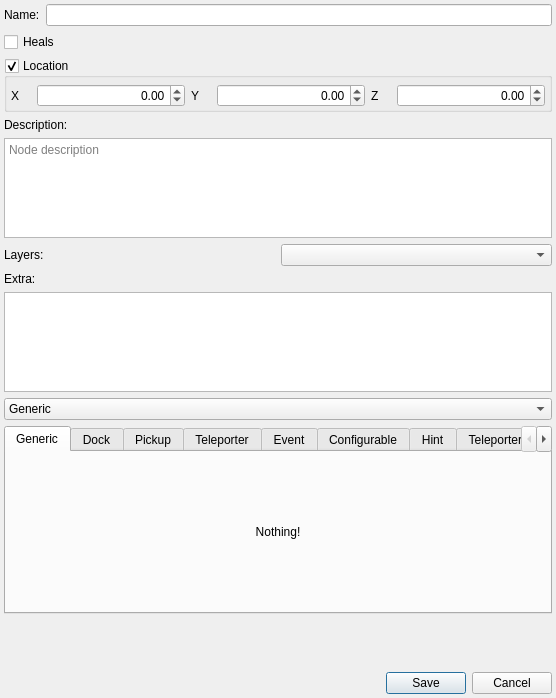
<?xml version="1.0" encoding="UTF-8"?>
<ui version="4.0">
 <class>NodeDetailsPopup</class>
 <widget class="QDialog" name="NodeDetailsPopup">
  <property name="geometry">
   <rect>
    <x>0</x>
    <y>0</y>
    <width>556</width>
    <height>698</height>
   </rect>
  </property>
  <property name="sizePolicy">
   <sizepolicy hsizetype="Preferred" vsizetype="Fixed">
    <horstretch>0</horstretch>
    <verstretch>0</verstretch>
   </sizepolicy>
  </property>
  <property name="maximumSize">
   <size>
    <width>16777215</width>
    <height>16777215</height>
   </size>
  </property>
  <property name="windowTitle">
   <string>Item Configuration</string>
  </property>
  <layout class="QVBoxLayout" name="main_layout">
   <property name="leftMargin">
    <number>4</number>
   </property>
   <property name="topMargin">
    <number>4</number>
   </property>
   <property name="rightMargin">
    <number>4</number>
   </property>
   <property name="bottomMargin">
    <number>4</number>
   </property>
   <item>
    <layout class="QHBoxLayout" name="name_layout">
     <item>
      <widget class="QLabel" name="name_label">
       <property name="sizePolicy">
        <sizepolicy hsizetype="Preferred" vsizetype="Fixed">
         <horstretch>0</horstretch>
         <verstretch>0</verstretch>
        </sizepolicy>
       </property>
       <property name="text">
        <string>Name:</string>
       </property>
      </widget>
     </item>
     <item>
      <widget class="QLineEdit" name="name_edit"/>
     </item>
    </layout>
   </item>
   <item>
    <widget class="QCheckBox" name="heals_check">
     <property name="text">
      <string>Heals</string>
     </property>
    </widget>
   </item>
   <item>
    <widget class="QGroupBox" name="location_group">
     <property name="title">
      <string>Location</string>
     </property>
     <property name="checkable">
      <bool>true</bool>
     </property>
     <property name="checked">
      <bool>true</bool>
     </property>
     <layout class="QHBoxLayout" name="location_layout">
      <property name="leftMargin">
       <number>4</number>
      </property>
      <property name="topMargin">
       <number>6</number>
      </property>
      <property name="rightMargin">
       <number>4</number>
      </property>
      <property name="bottomMargin">
       <number>2</number>
      </property>
      <item>
       <widget class="QLabel" name="location_x_label">
        <property name="sizePolicy">
         <sizepolicy hsizetype="Fixed" vsizetype="Preferred">
          <horstretch>0</horstretch>
          <verstretch>0</verstretch>
         </sizepolicy>
        </property>
        <property name="minimumSize">
         <size>
          <width>20</width>
          <height>0</height>
         </size>
        </property>
        <property name="text">
         <string>X</string>
        </property>
       </widget>
      </item>
      <item>
       <widget class="QDoubleSpinBox" name="location_x_spin">
        <property name="alignment">
         <set>Qt::AlignRight|Qt::AlignTrailing|Qt::AlignVCenter</set>
        </property>
        <property name="minimum">
         <double>-99999.990000000005239</double>
        </property>
        <property name="maximum">
         <double>99999.990000000005239</double>
        </property>
       </widget>
      </item>
      <item>
       <widget class="QLabel" name="location_y_label">
        <property name="sizePolicy">
         <sizepolicy hsizetype="Fixed" vsizetype="Preferred">
          <horstretch>0</horstretch>
          <verstretch>0</verstretch>
         </sizepolicy>
        </property>
        <property name="minimumSize">
         <size>
          <width>20</width>
          <height>0</height>
         </size>
        </property>
        <property name="text">
         <string>Y</string>
        </property>
       </widget>
      </item>
      <item>
       <widget class="QDoubleSpinBox" name="location_y_spin">
        <property name="alignment">
         <set>Qt::AlignRight|Qt::AlignTrailing|Qt::AlignVCenter</set>
        </property>
        <property name="minimum">
         <double>-99999.990000000005239</double>
        </property>
        <property name="maximum">
         <double>99999.990000000005239</double>
        </property>
       </widget>
      </item>
      <item>
       <widget class="QLabel" name="location_z_label">
        <property name="sizePolicy">
         <sizepolicy hsizetype="Fixed" vsizetype="Preferred">
          <horstretch>0</horstretch>
          <verstretch>0</verstretch>
         </sizepolicy>
        </property>
        <property name="minimumSize">
         <size>
          <width>20</width>
          <height>0</height>
         </size>
        </property>
        <property name="text">
         <string>Z</string>
        </property>
       </widget>
      </item>
      <item>
       <widget class="QDoubleSpinBox" name="location_z_spin">
        <property name="alignment">
         <set>Qt::AlignRight|Qt::AlignTrailing|Qt::AlignVCenter</set>
        </property>
        <property name="minimum">
         <double>-99999.990000000005239</double>
        </property>
        <property name="maximum">
         <double>99999.990000000005239</double>
        </property>
       </widget>
      </item>
     </layout>
    </widget>
   </item>
   <item>
    <widget class="QLabel" name="description_label">
     <property name="text">
      <string>Description:</string>
     </property>
    </widget>
   </item>
   <item>
    <widget class="QTextEdit" name="description_edit">
     <property name="maximumSize">
      <size>
       <width>16777215</width>
       <height>100</height>
      </size>
     </property>
     <property name="placeholderText">
      <string>Node description</string>
     </property>
    </widget>
   </item>
   <item>
    <layout class="QHBoxLayout" name="layers_layout">
     <item>
      <widget class="QLabel" name="layers_label">
       <property name="text">
        <string>Layers:</string>
       </property>
      </widget>
     </item>
     <item>
      <widget class="QComboBox" name="layers_combo"/>
     </item>
    </layout>
   </item>
   <item>
    <widget class="QLabel" name="extra_label">
     <property name="text">
      <string>Extra:</string>
     </property>
    </widget>
   </item>
   <item>
    <widget class="QPlainTextEdit" name="extra_edit">
     <property name="maximumSize">
      <size>
       <width>16777215</width>
       <height>100</height>
      </size>
     </property>
    </widget>
   </item>
   <item>
    <widget class="QComboBox" name="node_type_combo">
     <item>
      <property name="text">
       <string>Generic</string>
      </property>
     </item>
     <item>
      <property name="text">
       <string>Dock</string>
      </property>
     </item>
     <item>
      <property name="text">
       <string>Pickup</string>
      </property>
     </item>
     <item>
      <property name="text">
       <string>Teleporter</string>
      </property>
     </item>
     <item>
      <property name="text">
       <string>Event</string>
      </property>
     </item>
     <item>
      <property name="text">
       <string>Configurable</string>
      </property>
     </item>
     <item>
      <property name="text">
       <string>Hint</string>
      </property>
     </item>
     <item>
      <property name="text">
       <string>Teleporter Network</string>
      </property>
     </item>
    </widget>
   </item>
   <item>
    <widget class="QTabWidget" name="tab_widget">
     <property name="currentIndex">
      <number>0</number>
     </property>
     <widget class="QWidget" name="tab_generic">
      <attribute name="title">
       <string>Generic</string>
      </attribute>
      <layout class="QHBoxLayout" name="generic_layout">
       <item>
        <widget class="QLabel" name="label">
         <property name="text">
          <string>Nothing!</string>
         </property>
         <property name="alignment">
          <set>Qt::AlignCenter</set>
         </property>
        </widget>
       </item>
      </layout>
     </widget>
     <widget class="QWidget" name="tab_dock">
      <attribute name="title">
       <string>Dock</string>
      </attribute>
      <layout class="QGridLayout" name="dock_layout">
       <property name="leftMargin">
        <number>2</number>
       </property>
       <property name="topMargin">
        <number>2</number>
       </property>
       <property name="rightMargin">
        <number>2</number>
       </property>
       <property name="bottomMargin">
        <number>2</number>
       </property>
       <item row="1" column="0" colspan="2">
        <widget class="QGroupBox" name="groupBox">
         <property name="title">
          <string>Dock Type and Weakness</string>
         </property>
         <layout class="QHBoxLayout" name="horizontalLayout">
          <property name="leftMargin">
           <number>2</number>
          </property>
          <property name="topMargin">
           <number>4</number>
          </property>
          <property name="rightMargin">
           <number>2</number>
          </property>
          <property name="bottomMargin">
           <number>2</number>
          </property>
          <item>
           <widget class="QComboBox" name="dock_type_combo">
            <item>
             <property name="text">
              <string>Door</string>
             </property>
            </item>
            <item>
             <property name="text">
              <string>Morph Ball Door</string>
             </property>
            </item>
            <item>
             <property name="text">
              <string>Other</string>
             </property>
            </item>
            <item>
             <property name="text">
              <string>Portal</string>
             </property>
            </item>
           </widget>
          </item>
          <item>
           <widget class="QComboBox" name="dock_weakness_combo"/>
          </item>
         </layout>
        </widget>
       </item>
       <item row="2" column="0">
        <spacer name="verticalSpacer">
         <property name="orientation">
          <enum>Qt::Vertical</enum>
         </property>
         <property name="sizeHint" stdset="0">
          <size>
           <width>20</width>
           <height>40</height>
          </size>
         </property>
        </spacer>
       </item>
       <item row="2" column="1">
        <widget class="QPushButton" name="dock_update_name_button">
         <property name="text">
          <string>Update node name</string>
         </property>
        </widget>
       </item>
       <item row="0" column="0" colspan="2">
        <widget class="QGroupBox" name="dock_connection_group">
         <property name="title">
          <string>Dock Connection</string>
         </property>
         <layout class="QHBoxLayout" name="dock_connection_layout">
          <property name="leftMargin">
           <number>2</number>
          </property>
          <property name="topMargin">
           <number>4</number>
          </property>
          <property name="rightMargin">
           <number>2</number>
          </property>
          <property name="bottomMargin">
           <number>2</number>
          </property>
          <item>
           <widget class="QComboBox" name="dock_connection_world_combo"/>
          </item>
          <item>
           <widget class="QComboBox" name="dock_connection_area_combo"/>
          </item>
          <item>
           <widget class="QComboBox" name="dock_connection_node_combo"/>
          </item>
         </layout>
        </widget>
       </item>
      </layout>
     </widget>
     <widget class="QWidget" name="tab_pickup">
      <attribute name="title">
       <string>Pickup</string>
      </attribute>
      <layout class="QGridLayout" name="pickup_layout">
       <property name="leftMargin">
        <number>2</number>
       </property>
       <property name="topMargin">
        <number>2</number>
       </property>
       <property name="rightMargin">
        <number>2</number>
       </property>
       <property name="bottomMargin">
        <number>2</number>
       </property>
       <item row="1" column="0" colspan="2">
        <widget class="QCheckBox" name="major_location_check">
         <property name="text">
          <string>Is major location</string>
         </property>
        </widget>
       </item>
       <item row="0" column="1">
        <widget class="QSpinBox" name="pickup_index_spin">
         <property name="maximum">
          <number>999</number>
         </property>
        </widget>
       </item>
       <item row="0" column="0">
        <widget class="QLabel" name="pickup_index_label">
         <property name="text">
          <string>Pickup Index:</string>
         </property>
        </widget>
       </item>
       <item row="2" column="0">
        <spacer name="verticalSpacer_2">
         <property name="orientation">
          <enum>Qt::Vertical</enum>
         </property>
         <property name="sizeHint" stdset="0">
          <size>
           <width>20</width>
           <height>40</height>
          </size>
         </property>
        </spacer>
       </item>
      </layout>
     </widget>
     <widget class="QWidget" name="tab_teleporter">
      <attribute name="title">
       <string>Teleporter</string>
      </attribute>
      <layout class="QGridLayout" name="teleporter_layout">
       <property name="leftMargin">
        <number>2</number>
       </property>
       <property name="topMargin">
        <number>2</number>
       </property>
       <property name="rightMargin">
        <number>2</number>
       </property>
       <property name="bottomMargin">
        <number>2</number>
       </property>
       <item row="1" column="1">
        <widget class="QCheckBox" name="teleporter_vanilla_name_edit">
         <property name="text">
          <string>Keep name when vanilla?</string>
         </property>
        </widget>
       </item>
       <item row="2" column="0">
        <spacer name="verticalSpacer_3">
         <property name="orientation">
          <enum>Qt::Vertical</enum>
         </property>
         <property name="sizeHint" stdset="0">
          <size>
           <width>20</width>
           <height>40</height>
          </size>
         </property>
        </spacer>
       </item>
       <item row="1" column="0">
        <widget class="QCheckBox" name="teleporter_editable_check">
         <property name="text">
          <string>Randomizable?</string>
         </property>
        </widget>
       </item>
       <item row="0" column="0" colspan="2">
        <widget class="QGroupBox" name="teleporter_destination_group">
         <property name="sizePolicy">
          <sizepolicy hsizetype="Preferred" vsizetype="Fixed">
           <horstretch>0</horstretch>
           <verstretch>0</verstretch>
          </sizepolicy>
         </property>
         <property name="title">
          <string>World/Area Selection</string>
         </property>
         <layout class="QHBoxLayout" name="teleporter_destination_layout">
          <property name="leftMargin">
           <number>2</number>
          </property>
          <property name="topMargin">
           <number>2</number>
          </property>
          <property name="rightMargin">
           <number>2</number>
          </property>
          <property name="bottomMargin">
           <number>2</number>
          </property>
          <item>
           <widget class="QComboBox" name="teleporter_destination_world_combo"/>
          </item>
          <item>
           <widget class="QComboBox" name="teleporter_destination_area_combo"/>
          </item>
         </layout>
        </widget>
       </item>
      </layout>
     </widget>
     <widget class="QWidget" name="tab_event">
      <attribute name="title">
       <string>Event</string>
      </attribute>
      <layout class="QGridLayout" name="event_layout">
       <property name="leftMargin">
        <number>2</number>
       </property>
       <property name="topMargin">
        <number>2</number>
       </property>
       <property name="rightMargin">
        <number>2</number>
       </property>
       <property name="bottomMargin">
        <number>2</number>
       </property>
       <item row="0" column="0">
        <widget class="QLabel" name="event_resource_label">
         <property name="text">
          <string>Event:</string>
         </property>
        </widget>
       </item>
       <item row="0" column="1">
        <widget class="QComboBox" name="event_resource_combo"/>
       </item>
       <item row="1" column="0">
        <spacer name="verticalSpacer_4">
         <property name="orientation">
          <enum>Qt::Vertical</enum>
         </property>
         <property name="sizeHint" stdset="0">
          <size>
           <width>20</width>
           <height>40</height>
          </size>
         </property>
        </spacer>
       </item>
      </layout>
     </widget>
     <widget class="QWidget" name="tab_configurable">
      <attribute name="title">
       <string>Configurable</string>
      </attribute>
      <layout class="QGridLayout" name="translator_gate_layout">
       <property name="leftMargin">
        <number>2</number>
       </property>
       <property name="topMargin">
        <number>2</number>
       </property>
       <property name="rightMargin">
        <number>2</number>
       </property>
       <property name="bottomMargin">
        <number>2</number>
       </property>
       <item row="0" column="0">
        <spacer name="verticalSpacer_5">
         <property name="orientation">
          <enum>Qt::Vertical</enum>
         </property>
         <property name="sizeHint" stdset="0">
          <size>
           <width>20</width>
           <height>40</height>
          </size>
         </property>
        </spacer>
       </item>
      </layout>
     </widget>
     <widget class="QWidget" name="tab_hint">
      <attribute name="title">
       <string>Hint</string>
      </attribute>
      <layout class="QGridLayout" name="hint_layout">
       <item row="1" column="0" colspan="2">
        <widget class="QPushButton" name="hint_requirement_to_collect_button">
         <property name="text">
          <string>Edit requirement to collect</string>
         </property>
        </widget>
       </item>
       <item row="2" column="0" colspan="2">
        <widget class="QGroupBox" name="hint_requirement_to_collect_group">
         <property name="title">
          <string/>
         </property>
         <layout class="QGridLayout" name="hint_requirement_to_collect_layout">
          <property name="leftMargin">
           <number>2</number>
          </property>
          <property name="topMargin">
           <number>2</number>
          </property>
          <property name="rightMargin">
           <number>2</number>
          </property>
          <property name="bottomMargin">
           <number>2</number>
          </property>
          <property name="spacing">
           <number>2</number>
          </property>
         </layout>
        </widget>
       </item>
       <item row="0" column="0">
        <widget class="QLabel" name="hint_kind_label">
         <property name="text">
          <string>Kind</string>
         </property>
        </widget>
       </item>
       <item row="0" column="1">
        <widget class="QComboBox" name="hint_kind_combo"/>
       </item>
      </layout>
     </widget>
     <widget class="QWidget" name="tab_teleporter_network">
      <attribute name="title">
       <string>Teleporter Network</string>
      </attribute>
      <layout class="QGridLayout" name="teleporter_network_layout">
       <property name="leftMargin">
        <number>2</number>
       </property>
       <property name="topMargin">
        <number>2</number>
       </property>
       <property name="rightMargin">
        <number>2</number>
       </property>
       <property name="bottomMargin">
        <number>2</number>
       </property>
       <item row="3" column="0" colspan="2">
        <widget class="QPushButton" name="teleporter_network_unlocked_button">
         <property name="text">
          <string>Edit unlocked by</string>
         </property>
        </widget>
       </item>
       <item row="0" column="1">
        <widget class="QLineEdit" name="teleporter_network_edit"/>
       </item>
       <item row="4" column="0" colspan="2">
        <widget class="QGroupBox" name="teleporter_network_unlocked_group">
         <property name="title">
          <string/>
         </property>
         <layout class="QGridLayout" name="teleporter_network_unlocked_layout">
          <property name="leftMargin">
           <number>2</number>
          </property>
          <property name="topMargin">
           <number>2</number>
          </property>
          <property name="rightMargin">
           <number>2</number>
          </property>
          <property name="bottomMargin">
           <number>2</number>
          </property>
          <property name="spacing">
           <number>2</number>
          </property>
         </layout>
        </widget>
       </item>
       <item row="0" column="0">
        <widget class="QLabel" name="teleporter_network_label">
         <property name="text">
          <string>Network name</string>
         </property>
        </widget>
       </item>
       <item row="6" column="0" colspan="2">
        <widget class="QGroupBox" name="teleporter_network_activate_group">
         <property name="title">
          <string/>
         </property>
         <layout class="QGridLayout" name="teleporter_network_activate_layout">
          <property name="leftMargin">
           <number>2</number>
          </property>
          <property name="topMargin">
           <number>2</number>
          </property>
          <property name="rightMargin">
           <number>2</number>
          </property>
          <property name="bottomMargin">
           <number>2</number>
          </property>
          <property name="spacing">
           <number>2</number>
          </property>
         </layout>
        </widget>
       </item>
       <item row="5" column="0" colspan="2">
        <widget class="QPushButton" name="teleporter_network_activate_button">
         <property name="text">
          <string>Edit requirement to activate</string>
         </property>
        </widget>
       </item>
      </layout>
     </widget>
     <widget class="QWidget" name="tab_remote_activation">
      <attribute name="title">
       <string>Remote Activation</string>
      </attribute>
      <layout class="QVBoxLayout" name="verticalLayout">
       <property name="leftMargin">
        <number>2</number>
       </property>
       <property name="topMargin">
        <number>2</number>
       </property>
       <property name="rightMargin">
        <number>2</number>
       </property>
       <property name="bottomMargin">
        <number>2</number>
       </property>
       <item>
        <widget class="QGroupBox" name="remote_activation_group">
         <property name="title">
          <string>Remote Node</string>
         </property>
         <layout class="QHBoxLayout" name="remote_activation_layout">
          <property name="leftMargin">
           <number>2</number>
          </property>
          <property name="topMargin">
           <number>4</number>
          </property>
          <property name="rightMargin">
           <number>2</number>
          </property>
          <property name="bottomMargin">
           <number>2</number>
          </property>
          <item>
           <widget class="QComboBox" name="remote_activation_world_combo"/>
          </item>
          <item>
           <widget class="QComboBox" name="remote_activation_area_combo"/>
          </item>
          <item>
           <widget class="QComboBox" name="remote_activation_node_combo"/>
          </item>
         </layout>
        </widget>
       </item>
       <item>
        <spacer name="verticalSpacer_8">
         <property name="orientation">
          <enum>Qt::Vertical</enum>
         </property>
         <property name="sizeHint" stdset="0">
          <size>
           <width>20</width>
           <height>40</height>
          </size>
         </property>
        </spacer>
       </item>
      </layout>
     </widget>
    </widget>
   </item>
   <item>
    <spacer name="verticalSpacer_7">
     <property name="orientation">
      <enum>Qt::Vertical</enum>
     </property>
     <property name="sizeHint" stdset="0">
      <size>
       <width>20</width>
       <height>40</height>
      </size>
     </property>
    </spacer>
   </item>
   <item>
    <widget class="QDialogButtonBox" name="button_box">
     <property name="standardButtons">
      <set>QDialogButtonBox::Cancel|QDialogButtonBox::Save</set>
     </property>
    </widget>
   </item>
  </layout>
 </widget>
 <layoutdefault spacing="6" margin="11"/>
 <resources/>
 <connections/>
</ui>
